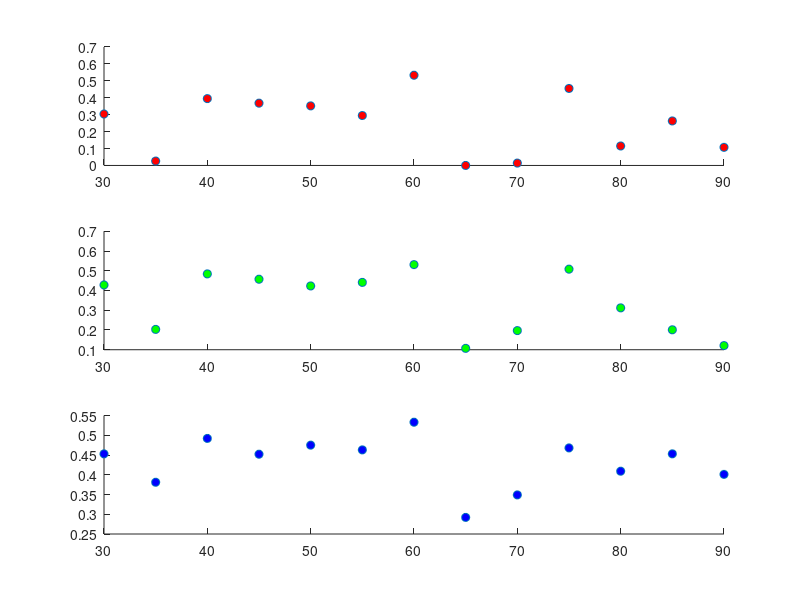

Write the MATLAB code that produced this figure.
close all;
baseline_0_5 = [0.428, 0.203, 0.484, 0.457, 0.423, 0.441, 0.531, 0.107, 0.197, 0.508, 0.312, 0.201, 0.121];
test = [0, 0, 0, 0, 0, 0, 0, 0, 0, 0, 0, 0];
baseline_1_0 = [0.453, 0.381, 0.492, 0.452, 0.475, 0.463, 0.533, 0.292, 0.349, 0.468, 0.409, 0.453, 0.401]
baseline_0_2 = [0.304, 0.026, 0.395, 0.368, 0.352, 0.295, 0.533, 0, 0.014, 0.455, 0.115, 0.263, 0.107];
x = [30:5:90];
figure(1);
hold on;
ax = subplot(3, 1, 1);
scatter(x, baseline_0_2, 'MarkerFaceColor',[1 0 0]);
ax = subplot(3, 1, 2);
scatter(x, baseline_0_5, 'MarkerFaceColor', [0 1 0]);
ax = subplot(3, 1, 3);
scatter(x, baseline_1_0, 'MarkerFaceColor', [0 0 1]);

[0.221, 0.306, 0.323, 0.337, 0.474, 0.205, 0.388, 0.499, 0.261, 0.625, 0.393, 0.508, 0.456]